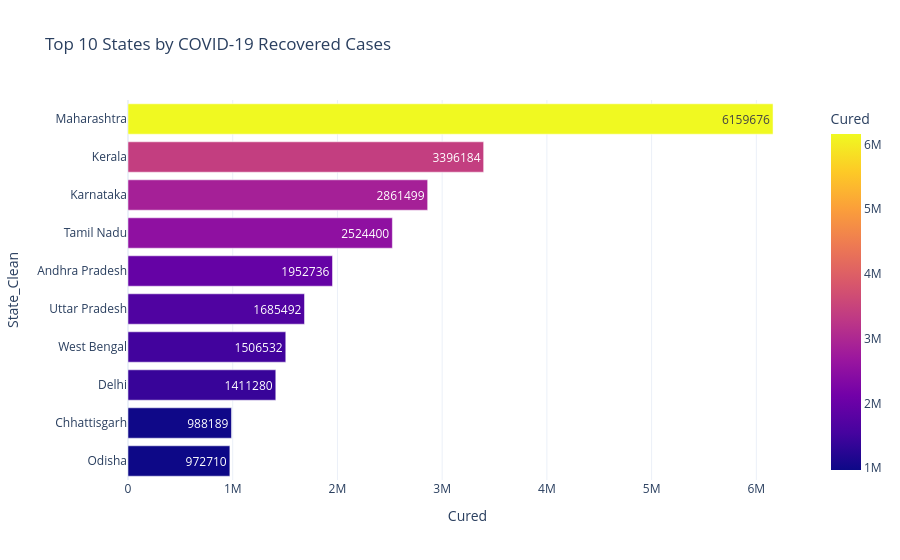

Notebook cell for this chart:
### Code cell
# Top 10 States by COVID Recovery Cases

state_recovered = covid_state.groupby("State_Clean")["Cured"].max().reset_index()

state_recovered = state_recovered.sort_values(
    by="Cured",
    ascending=False
)

fig = px.bar(
    state_recovered.head(10),
    x="Cured",
    y="State_Clean",
    orientation="h",
    color="Cured",
    text="Cured",
    title="Top 10 States by COVID-19 Recovered Cases",
    template="plotly_white"
)

fig.update_layout(
    yaxis={"categoryorder": "total ascending"}
)

fig.show()

### Figure 1 — Plotly figure (JSON) as saved in the notebook; plotly's stock layout.template omitted (floating-point values rounded to 4 significant figures)
{"data": [{"hovertemplate": "Cured=%{marker.color}<br>State_Clean=%{y}<extra></extra>", "legendgroup": "", "marker": {"color": [6159676, 3396184, 2861499, 2524400, 1952736, 1685492, 1506532, 1411280, 988189, 972710], "coloraxis": "coloraxis", "pattern": {"shape": ""}}, "name": "", "orientation": "h", "showlegend": false, "text": [6160000.0, 3396000.0, 2861000.0, 2524000.0, 1953000.0, 1685000.0, 1507000.0, 1411000.0, 988200.0, 972700.0], "textposition": "auto", "type": "bar", "x": [6159676, 3396184, 2861499, 2524400, 1952736, 1685492, 1506532, 1411280, 988189, 972710], "xaxis": "x", "y": ["Maharashtra", "Kerala", "Karnataka", "Tamil Nadu", "Andhra Pradesh", "Uttar Pradesh", "West Bengal", "Delhi", "Chhattisgarh", "Odisha"], "yaxis": "y"}], "layout": {"barmode": "relative", "coloraxis": {"colorbar": {"title": {"text": "Cured"}}, "colorscale": [[0, "#0d0887"], [0.1111, "#46039f"], [0.2222, "#7201a8"], [0.3333, "#9c179e"], [0.4444, "#bd3786"], [0.5556, "#d8576b"], [0.6667, "#ed7953"], [0.7778, "#fb9f3a"], [0.8889, "#fdca26"], [1, "#f0f921"]]}, "legend": {"tracegroupgap": 0}, "title": {"text": "Top 10 States by COVID-19 Recovered Cases"}, "xaxis": {"anchor": "y", "domain": [0, 1], "title": {"text": "Cured"}}, "yaxis": {"anchor": "x", "categoryorder": "total ascending", "domain": [0, 1], "title": {"text": "State_Clean"}}}}
